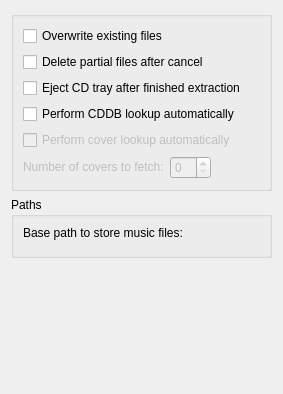
<?xml version="1.0" encoding="UTF-8"?>
<ui version="4.0">
 <class>GeneralSettingsWidgetUI</class>
 <widget class="QWidget" name="GeneralSettingsWidgetUI">
  <property name="geometry">
   <rect>
    <x>0</x>
    <y>0</y>
    <width>283</width>
    <height>394</height>
   </rect>
  </property>
  <layout class="QGridLayout" name="gridLayout_4">
   <item row="1" column="0">
    <widget class="QGroupBox" name="groupBox_3">
     <property name="title">
      <string>Paths</string>
     </property>
     <layout class="QGridLayout" name="gridLayout_3">
      <item row="0" column="0">
       <layout class="QVBoxLayout">
        <item>
         <widget class="QLabel" name="label_basePath">
          <property name="text">
           <string>Base path to store music files:</string>
          </property>
         </widget>
        </item>
        <item>
         <widget class="KUrlRequester" name="urlreq_basePath"/>
        </item>
       </layout>
      </item>
     </layout>
    </widget>
   </item>
   <item row="0" column="0">
    <widget class="QGroupBox" name="groupBox_4">
     <property name="title">
      <string notr="true"/>
     </property>
     <layout class="QGridLayout" name="gridLayout_2">
      <item row="0" column="0">
       <widget class="QCheckBox" name="kcfg_overwriteExistingFiles">
        <property name="text">
         <string>Overwrite existing files</string>
        </property>
       </widget>
      </item>
      <item row="1" column="0">
       <widget class="QCheckBox" name="kcfg_deletePartialFiles">
        <property name="text">
         <string>Delete partial files after cancel</string>
        </property>
       </widget>
      </item>
      <item row="2" column="0">
       <widget class="QCheckBox" name="kcfg_ejectCDTray">
        <property name="text">
         <string>Eject CD tray after finished extraction</string>
        </property>
       </widget>
      </item>
      <item row="3" column="0">
       <widget class="QCheckBox" name="kcfg_cddbLookupAuto">
        <property name="text">
         <string>Perform CDDB lookup automatically</string>
        </property>
       </widget>
      </item>
      <item row="4" column="0">
       <widget class="QCheckBox" name="kcfg_coverLookupAuto">
        <property name="enabled">
         <bool>false</bool>
        </property>
        <property name="text">
         <string>Perform cover lookup automatically</string>
        </property>
       </widget>
      </item>
      <item row="5" column="0">
       <layout class="QHBoxLayout" name="horizontalLayout_2">
        <item>
         <widget class="QLabel" name="label">
          <property name="enabled">
           <bool>false</bool>
          </property>
          <property name="sizePolicy">
           <sizepolicy hsizetype="Preferred" vsizetype="Fixed">
            <horstretch>0</horstretch>
            <verstretch>0</verstretch>
           </sizepolicy>
          </property>
          <property name="text">
           <string>Number of covers to fetch:</string>
          </property>
         </widget>
        </item>
        <item>
         <widget class="QSpinBox" name="kcfg_fetchCount">
          <property name="enabled">
           <bool>false</bool>
          </property>
         </widget>
        </item>
        <item>
         <spacer name="horizontalSpacer">
          <property name="orientation">
           <enum>Qt::Horizontal</enum>
          </property>
          <property name="sizeHint" stdset="0">
           <size>
            <width>40</width>
            <height>20</height>
           </size>
          </property>
         </spacer>
        </item>
       </layout>
      </item>
     </layout>
    </widget>
   </item>
   <item row="2" column="0">
    <spacer name="verticalSpacer">
     <property name="orientation">
      <enum>Qt::Vertical</enum>
     </property>
     <property name="sizeHint" stdset="0">
      <size>
       <width>20</width>
       <height>33</height>
      </size>
     </property>
    </spacer>
   </item>
  </layout>
 </widget>
 <customwidgets>
  <customwidget>
   <class>KUrlRequester</class>
   <extends>QWidget</extends>
   <header>kurlrequester.h</header>
  </customwidget>
 </customwidgets>
 <tabstops>
  <tabstop>urlreq_basePath</tabstop>
 </tabstops>
 <resources/>
 <connections/>
</ui>
